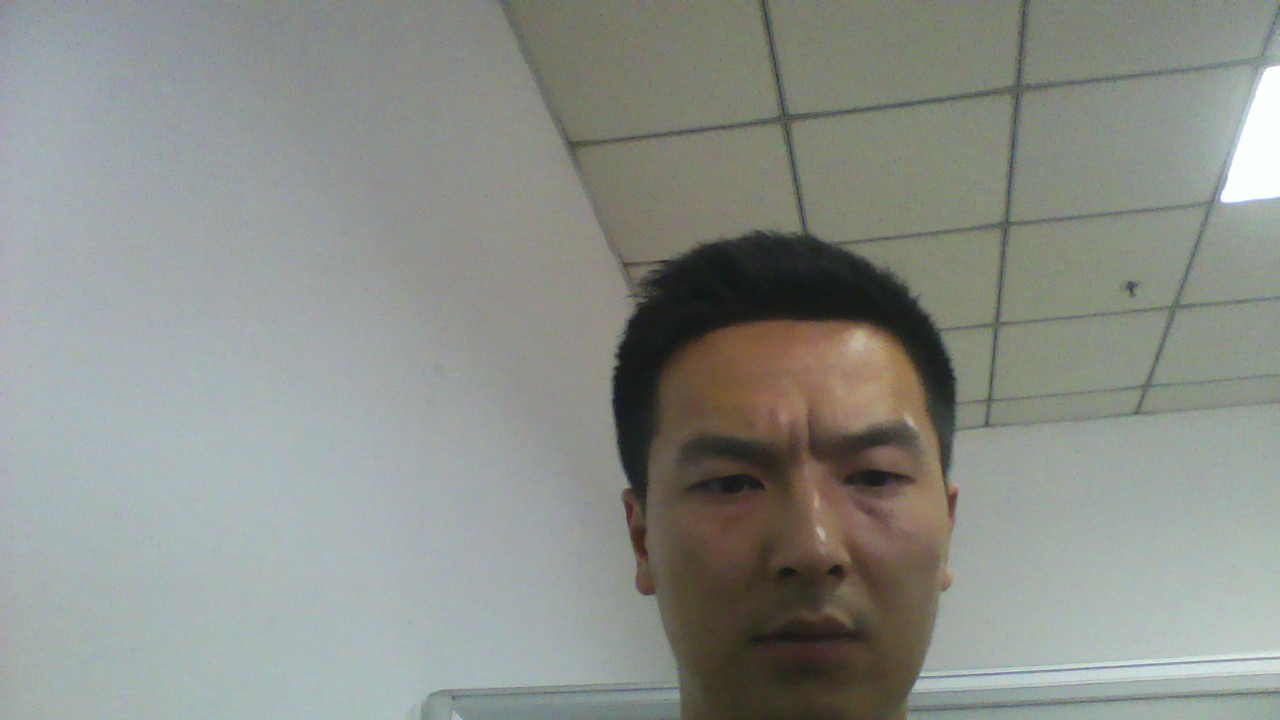
//> input picture ConsoleApplication1/1.jpg, 1280 x 720 px
$ ./ConsoleApplication1   (built with g++ and OpenCV 4, older OpenCV classes emulated)
//> lines starting //> are read from the running program, lines starting //| are printed output that depends on the picture
### ConsoleApplication1/DebugHelpers.hpp
/*****************************************************************************
*   Markerless AR desktop application.
******************************************************************************
*   by Khvedchenia Ievgen, 5th Dec 2012
*   http://computer-vision-talks.com
******************************************************************************
*   Ch3 of the book "Mastering OpenCV with Practical Computer Vision Projects"
*   Copyright Packt Publishing 2012.
*   http://www.packtpub.com/cool-projects-with-opencv/book
*****************************************************************************/

#ifndef DEBUG_HELPERS_HPP
#define DEBUG_HELPERS_HPP

#include <string>
#include <sstream>

// Does lexical cast of the input argument to string
template <typename T>
// [6 lines left out: function ToString, not called in this run]

namespace cv
{
    // This function used to show and save the image to the disk (used for during chapter writing).
    // [33 lines left out: functions showAndSave, getMatchesImage, not called in this run]
}

#endif

### ConsoleApplication1/LCFeatureDetector.hpp
#ifndef SURFDETECTOR_HPP
#define SURFDETECTOR_HPP

#include <opencv2/opencv.hpp>
#include <opencv2/nonfree/features2d.hpp>

using namespace std;
using namespace cv;

class LCFeatureDetector {

public:
    LCFeatureDetector(string filename, int minHessian);

    void detect();

    void show();

private:
    SurfFeatureDetector mSurfFeatureDectector;

    Mat mImg;

    vector<KeyPoint> mKeyPoints;
};

#endif // SURFDETECTOR_HPP

### ConsoleApplication1/GeometryTypes.hpp
/*****************************************************************************
*   Markerless AR desktop application.
******************************************************************************
*   by Khvedchenia Ievgen, 5th Dec 2012
*   http://computer-vision-talks.com
******************************************************************************
*   Ch3 of the book "Mastering OpenCV with Practical Computer Vision Projects"
*   Copyright Packt Publishing 2012.
*   http://www.packtpub.com/cool-projects-with-opencv/book
*****************************************************************************/

#ifndef Example_MarkerBasedAR_GeometryTypes_hpp
#define Example_MarkerBasedAR_GeometryTypes_hpp

struct Matrix44
{
  union
  {
    float data[16];
    float mat[4][4];
  };

  Matrix44 getTransposed() const;
  Matrix44 getInvertedRT() const;
  static Matrix44 identity();
};

struct Matrix33
{
  union
  {
    float data[9];
    float mat[3][3];
  };

  static Matrix33 identity();
  Matrix33 getTransposed() const;
};

struct Vector4
{
  float data[4];
};

struct Vector3
{
  float data[3];

  static Vector3 zero();
  Vector3 operator-() const;
};

struct Transformation
{
  Transformation();
  Transformation(const Matrix33& r, const Vector3& t);

  Matrix33& r();
  Vector3&  t();

  const Matrix33& r() const;
  const Vector3&  t() const;

  Matrix44 getMat44() const;

  Transformation getInverted() const;
private:
  Matrix33 m_rotation;
  Vector3  m_translation;
};

#endif

### ConsoleApplication1/Pattern.hpp
/*****************************************************************************
*   Markerless AR desktop application.
******************************************************************************
*   by Khvedchenia Ievgen, 5th Dec 2012
*   http://computer-vision-talks.com
******************************************************************************
*   Ch3 of the book "Mastering OpenCV with Practical Computer Vision Projects"
*   Copyright Packt Publishing 2012.
*   http://www.packtpub.com/cool-projects-with-opencv/book
*****************************************************************************/

#ifndef EXAMPLE_MARKERLESS_AR_PATTERN_HPP
#define EXAMPLE_MARKERLESS_AR_PATTERN_HPP

////////////////////////////////////////////////////////////////////
// File includes:
#include "GeometryTypes.hpp"
#include "CameraCalibration.hpp"

#include <opencv2/opencv.hpp>

/**
 * Store the image data and computed descriptors of target pattern
 */
struct Pattern
{
  cv::Size                  size;
  cv::Mat                   frame;
  cv::Mat                   grayImg;

  std::vector<cv::KeyPoint> keypoints;
  cv::Mat                   descriptors;

  std::vector<cv::Point2f>  points2d;
  std::vector<cv::Point3f>  points3d;
};

/**
 * Intermediate pattern tracking info structure
 */
struct PatternTrackingInfo
{
  cv::Mat                   homography;
  std::vector<cv::Point2f>  points2d;
  Transformation            pose3d;

  void draw2dContour(cv::Mat& image, cv::Scalar color) const;

  /**
   * Compute pattern pose using PnP algorithm
   */
  void computePose(const Pattern& pattern, const CameraCalibration& calibration);
};

#endif

### ConsoleApplication1/ARPipeline.hpp
/*****************************************************************************
*   Markerless AR desktop application.
******************************************************************************
*   by Khvedchenia Ievgen, 5th Dec 2012
*   http://computer-vision-talks.com
******************************************************************************
*   Ch3 of the book "Mastering OpenCV with Practical Computer Vision Projects"
*   Copyright Packt Publishing 2012.
*   http://www.packtpub.com/cool-projects-with-opencv/book
*****************************************************************************/

#ifndef ARPIPELINE_HPP
#define ARPIPELINE_HPP

////////////////////////////////////////////////////////////////////
// File includes:
#include "PatternDetector.hpp"
#include "CameraCalibration.hpp"
#include "GeometryTypes.hpp"

class ARPipeline
{
public:
  ARPipeline(const cv::Mat& patternImage, const CameraCalibration& calibration);

  bool processFrame(const cv::Mat& inputFrame);

  const Transformation& getPatternLocation() const;

  PatternDetector     m_patternDetector;
private:

private:
  CameraCalibration   m_calibration;
  Pattern             m_pattern;
  PatternTrackingInfo m_patternInfo;
  //PatternDetector     m_patternDetector;
};

#endif

### ConsoleApplication1/CameraCalibration.hpp
/*****************************************************************************
*   Markerless AR desktop application.
******************************************************************************
*   by Khvedchenia Ievgen, 5th Dec 2012
*   http://computer-vision-talks.com
******************************************************************************
*   Ch3 of the book "Mastering OpenCV with Practical Computer Vision Projects"
*   Copyright Packt Publishing 2012.
*   http://www.packtpub.com/cool-projects-with-opencv/book
*****************************************************************************/


#ifndef Example_MarkerBasedAR_CameraCalibration_hpp
#define Example_MarkerBasedAR_CameraCalibration_hpp

////////////////////////////////////////////////////////////////////
// File includes:
#include <opencv2/opencv.hpp>

/**
* A camera calibration class that stores intrinsic matrix and distortion coefficients.
*/
class CameraCalibration
{
public:
    CameraCalibration();
    CameraCalibration(float fx, float fy, float cx, float cy);
    CameraCalibration(float fx, float fy, float cx, float cy, float distorsionCoeff[5]);

    void getMatrix34(float cparam[3][4]) const;

    const cv::Matx33f& getIntrinsic() const;
    const cv::Mat_<float>&  getDistorsion() const;

    float& fx();
    float& fy();

    float& cx();
    float& cy();

    float fx() const;
    float fy() const;

    float cx() const;
    float cy() const;
private:
    cv::Matx33f     m_intrinsic;
    cv::Mat_<float> m_distortion;
};

#endif

### ConsoleApplication1/stdafx.h
// stdafx.h : 标准系统包含文件的包含文件，
// 或是经常使用但不常更改的
// 特定于项目的包含文件
//

#pragma once

#include "targetver.h"

#include <stdio.h>
#include <tchar.h>


// TODO:  在此处引用程序需要的其他头文件

### ConsoleApplication1/GeometryTypes.cpp
/*****************************************************************************
*   Markerless AR desktop application.
******************************************************************************
*   by Khvedchenia Ievgen, 5th Dec 2012
*   http://computer-vision-talks.com
******************************************************************************
*   Ch3 of the book "Mastering OpenCV with Practical Computer Vision Projects"
*   Copyright Packt Publishing 2012.
*   http://www.packtpub.com/cool-projects-with-opencv/book
*****************************************************************************/


////////////////////////////////////////////////////////////////////
// File includes:
#include "stdafx.h"
#include "GeometryTypes.hpp"

// [39 lines left out: functions getTransposed, identity, getInvertedRT, not called in this run]

Matrix33 Matrix33::identity()
{
  Matrix33 eye;

  for (int i=0;i<3; i++)
    for (int j=0;j<3;j++)
      eye.mat[i][j] = i == j ? 1 : 0;

  return eye;
}

// [10 lines left out: function getTransposed, not called in this run]

Vector3 Vector3::zero()
{
  Vector3 v = { 0,0,0 };
  return v;
}

Vector3 Vector3::operator-() const
{
  Vector3 v = { -data[0],-data[1],-data[2] };
  return v;
}

Transformation::Transformation()
: m_rotation(Matrix33::identity())
, m_translation(Vector3::zero())
{

}

// [50 lines left out: functions Transformation, r, t, r, t, getMat44 and 1 more, not called in this run]

### ConsoleApplication1/PatternDetector.cpp
/*****************************************************************************
*   Markerless AR desktop application.
******************************************************************************
*   by Khvedchenia Ievgen, 5th Dec 2012
*   http://computer-vision-talks.com
******************************************************************************
*   Ch3 of the book "Mastering OpenCV with Practical Computer Vision Projects"
*   Copyright Packt Publishing 2012.
*   http://www.packtpub.com/cool-projects-with-opencv/book
*****************************************************************************/

////////////////////////////////////////////////////////////////////
// File includes:
#include "stdafx.h"
#include "PatternDetector.hpp"
#include "DebugHelpers.hpp"

////////////////////////////////////////////////////////////////////
// Standard includes:
#include <cmath>
#include <iterator>
#include <iostream>
#include <iomanip>
#include <cassert>

// [32 lines left out: functions PatternDetector, train, not called in this run]

void PatternDetector::buildPatternFromImage(const cv::Mat& image, Pattern& pattern) const
{
    int numImages = 4;
    float step = sqrtf(2.0f);

    // Store original image in pattern structure
    pattern.size = cv::Size(image.cols, image.rows);
    pattern.frame = image.clone();
    getGray(image, pattern.grayImg);

    // Build 2d and 3d contours (3d contour lie in XY plane since it's planar)
    pattern.points2d.resize(4);
    pattern.points3d.resize(4);

    // Image dimensions
    const float w = image.cols;
    const float h = image.rows;

    // Normalized dimensions:
    const float maxSize = std::max(w,h);
    const float unitW = w / maxSize;
    const float unitH = h / maxSize;

    pattern.points2d[0] = cv::Point2f(0,0);
    pattern.points2d[1] = cv::Point2f(w,0);
    pattern.points2d[2] = cv::Point2f(w,h);
    pattern.points2d[3] = cv::Point2f(0,h);

    pattern.points3d[0] = cv::Point3f(-unitW, -unitH, 0);
    pattern.points3d[1] = cv::Point3f( unitW, -unitH, 0);
    pattern.points3d[2] = cv::Point3f( unitW,  unitH, 0);
    pattern.points3d[3] = cv::Point3f(-unitW,  unitH, 0);

    extractFeatures(pattern.grayImg, pattern.keypoints, pattern.descriptors);
}


// [97 lines left out: function findPattern, not called in this run]

void PatternDetector::getGray(const cv::Mat& image, cv::Mat& gray)
{
    if (image.channels()  == 3)
        cv::cvtColor(image, gray, CV_BGR2GRAY);
    else if (image.channels() == 4)
        cv::cvtColor(image, gray, CV_BGRA2GRAY);
    else if (image.channels() == 1)
        gray = image;
}

bool PatternDetector::extractFeatures(const cv::Mat& image, std::vector<cv::KeyPoint>& keypoints, cv::Mat& descriptors) const
{
    assert(!image.empty());
    assert(image.channels() == 1);

    m_detector->detect(image, keypoints);
    if (keypoints.empty())
        return false;

    m_extractor->compute(image, keypoints, descriptors);
    if (keypoints.empty())
        return false;

    return true;
}

// [76 lines left out: functions getMatches, refineMatchesWithHomography, not called in this run]

### ConsoleApplication1/ARPipeline.cpp
/*****************************************************************************
*   Markerless AR desktop application.
******************************************************************************
*   by Khvedchenia Ievgen, 5th Dec 2012
*   http://computer-vision-talks.com
******************************************************************************
*   Ch3 of the book "Mastering OpenCV with Practical Computer Vision Projects"
*   Copyright Packt Publishing 2012.
*   http://www.packtpub.com/cool-projects-with-opencv/book
*****************************************************************************/

////////////////////////////////////////////////////////////////////
// File includes:
#include "stdafx.h"
#include "ARPipeline.hpp"

ARPipeline::ARPipeline(const cv::Mat& patternImage, const CameraCalibration& calibration)
  : m_calibration(calibration)
{
  m_patternDetector.buildPatternFromImage(patternImage, m_pattern);
  m_patternDetector.train(m_pattern);
}

// [16 lines left out: functions processFrame, getPatternLocation, not called in this run]

### ConsoleApplication1/CameraCalibration.cpp
/*****************************************************************************
*   Markerless AR desktop application.
******************************************************************************
*   by Khvedchenia Ievgen, 5th Dec 2012
*   http://computer-vision-talks.com
******************************************************************************
*   Ch3 of the book "Mastering OpenCV with Practical Computer Vision Projects"
*   Copyright Packt Publishing 2012.
*   http://www.packtpub.com/cool-projects-with-opencv/book
*****************************************************************************/


////////////////////////////////////////////////////////////////////
// File includes:
#include "stdafx.h"
#include "CameraCalibration.hpp"

CameraCalibration::CameraCalibration()
{
}

CameraCalibration::CameraCalibration(float _fx, float _fy, float _cx, float _cy)
{
//> called with _fx = 526.6, _fy = 524.7, _cx = 318.4, _cy = 203
    m_intrinsic = cv::Matx33f::zeros();

    fx() = _fx;
    fy() = _fy;
    cx() = _cx;
    cy() = _cy;

    m_distortion.create(5,1);
    for (int i=0; i<5; i++)
        m_distortion(i) = 0;
//> in markerlessAR, patternImage is the input picture: 720 rows x 1280 cols, CV_8UC3; mean B, G, R 137.1, 142.9, 139.2
}

// [23 lines left out: functions CameraCalibration, getIntrinsic, getDistorsion, not called in this run]

float& CameraCalibration::fx()
{
    return m_intrinsic(1,1);
}

float& CameraCalibration::fy()
{
    return m_intrinsic(0,0);
}

float& CameraCalibration::cx()
{
    return m_intrinsic(0,2);
}

float& CameraCalibration::cy()
{
    return m_intrinsic(1,2);
}

// [19 lines left out: functions fx, fy, cx, cy, not called in this run]

### ConsoleApplication1/ConsoleApplication1.cpp
// ConsoleApplication1.cpp : 定义控制台应用程序的入口点。
//
/////////////////////////C++ Header File/////////////////////////////////////////
#include "stdafx.h"
#include <iostream>

//////////////////////////OpenCV Header File/////////////////////////////////////
#include <opencv.hpp>
#include <opencv2/imgproc/imgproc.hpp>
#include <opencv2/highgui/highgui.hpp>
#include "CameraCalibration.hpp"
#include "ARPipeline.hpp"
#include "LCFeatureDetector.hpp"

///////////////////////////OpenGL Header File////////////////////////////////////
#include <../../../Microsoft Visual Studio 14.0/VC/include/glut.h>
#include <stdlib.h>
#include <math.h>
#include <stdio.h>

using namespace std;
using namespace cv;

/************************************************************************/
/*					   Markerless AR Begin                              */
/************************************************************************/

// [6 lines left out: function ToString, not called in this run]

/**
* @brief processFrame 对摄像头读入的视频帧进行全方位的检测。
* @param cameraFrame 摄像头输入的视频帧对象。
* @param pipeline AR管道对象。
* @return 如果检测过程能够被停止，则返回true，否则返回false。
*/
// [60 lines left out: function processFrame, not called in this run]

/**
* @brief processVideo 用于处理从摄像头从读入的视频流，并可实时调整单应性提纯与二次投射阈值。
* @param patternImage 模版图像对象。
* @param calibration 摄像机校准对象。
* @param capture 视频捕捉对象。
*/
void processVideo(const Mat& patternImage, CameraCalibration& calibration) {
	VideoCapture capture(0);

	// 先抓取一帧获得视频的尺寸。
	Mat currentFrame;
	capture >> currentFrame;
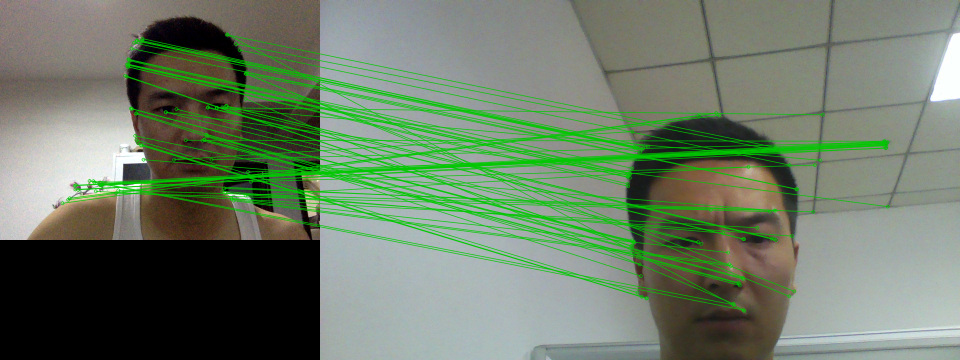
//> input picture ConsoleApplication1/Raw matches.png, 1920 x 720 px, given in place of the camera (shown at 1/2 size)
//> currentFrame is the input picture: 720 rows x 1920 cols, CV_8UC3; mean B, G, R 103, 124.2, 108.3

	// 如果在调试中无法打开摄像头，在这一步先下一个断点，调试一次，就可以打开摄像头了，具体原因不清楚。
	if (currentFrame.empty())
	{
		cout << "无法打开摄像头设备。" << endl;
		return;
	}

	Size frameSize(currentFrame.cols, currentFrame.rows);

	// 检测模版图像的特征点，计算特征描述子，训练一个特征描述子匹配器。
	ARPipeline pipeline(patternImage, calibration);
//> in getGray, `cv::cvtColor(image, gray, CV_BGR2GRAY);`:
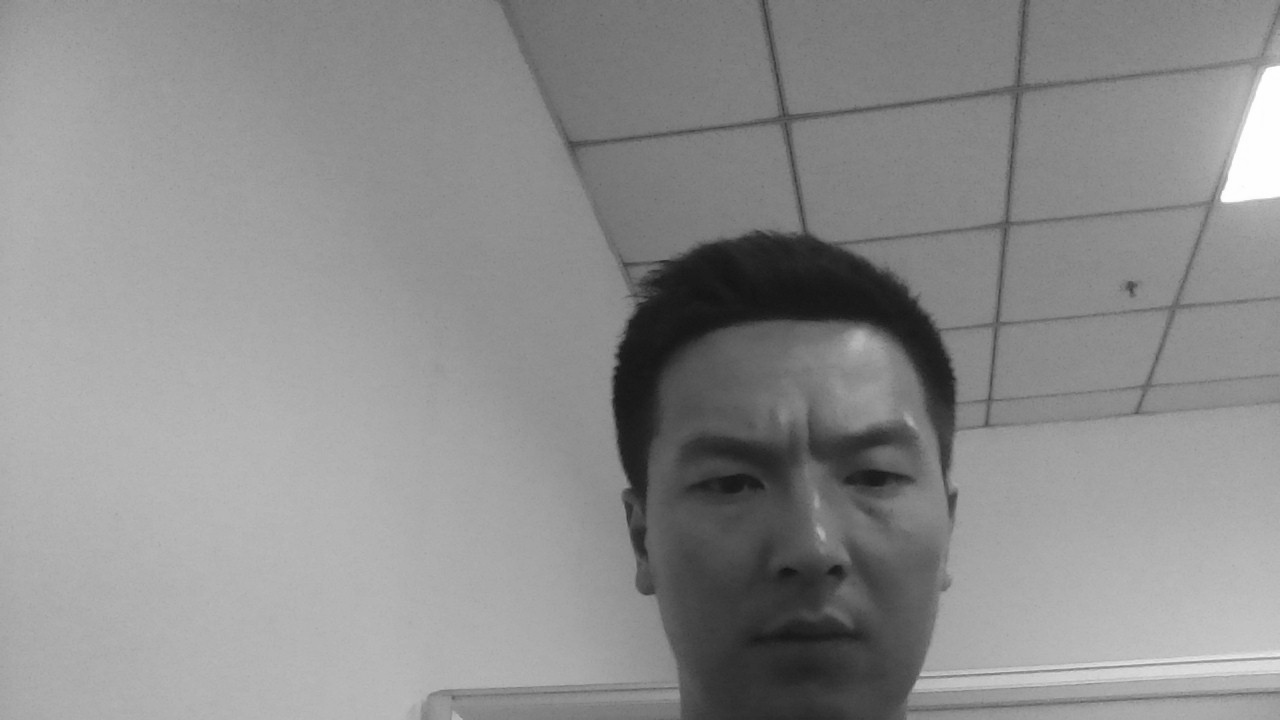
//> gray: 720 rows x 1280 cols, CV_8UC1; min 19, max 255, mean 141.1
//> in buildPatternFromImage, `pattern.points2d.resize(4);`: pattern.points2d = 4 Points (x, y): [0, 0], [0, 0], [0, 0], [0, 0]
//> in buildPatternFromImage, `pattern.points3d.resize(4);`: pattern.points3d = 4 Point3s: [0, 0, 0], [0, 0, 0], [0, 0, 0], [0, 0, 0]
//> (the rest of the program and of its run is left out)
